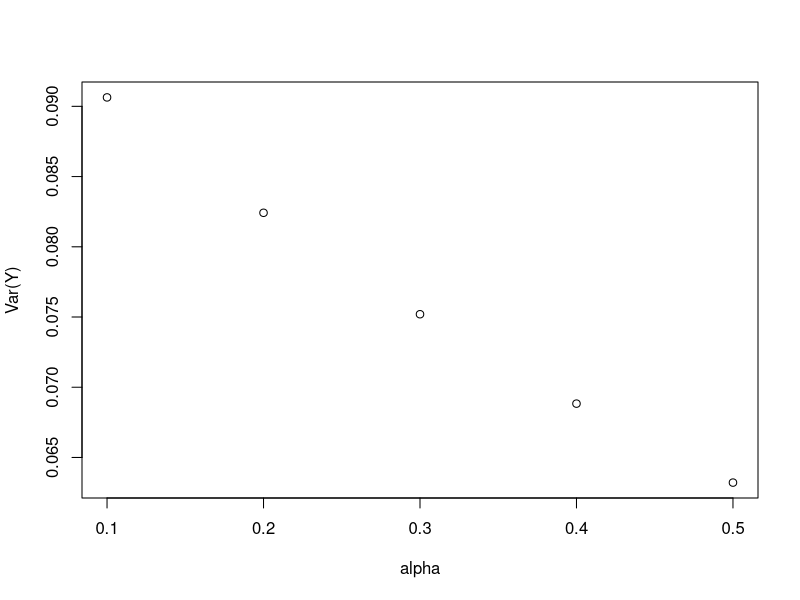
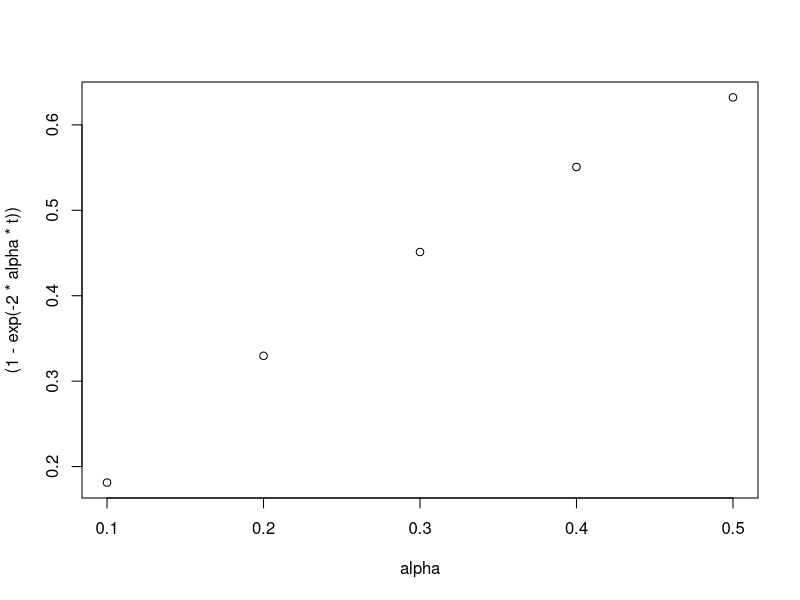

Write the R code that produced these figures, in order.
library(MASS) # Para a função mvrnorm

likelihood_ou_two_species <- function(x1, x2, t, s, sigma2, alpha, theta) {
  # Média esperada (assume atração para o valor ótimo theta)
  mean_vector <- c(theta, theta)
  
  # Calcula os elementos da matriz de covariância
  v <- (sigma2 / (2 * alpha)) * (1 - exp(-2 * alpha * t)) # Variância
  c <- (sigma2 / (2 * alpha)) * (1 - exp(-2 * alpha * s) * exp(-2 * alpha * (t-s) ))     # Covariância
  
  # Matriz de covariância
  cov_matrix <- matrix(c(v, c, 
                         c, v), 
                       nrow = 2, ncol = 2)
  
  # Vetor de traços observados
  traits <- c(x1, x2)
  
  # Calcula a log-verossimilhança
  lnL <- -dmvnorm(x = traits, 
                  mu = mean_vector, 
                  Sigma = cov_matrix, 
                  log = TRUE
                  )
  
  return(lnL)
}

t = 1
s = 0.5
sigma2 = c(0.1)
alpha = c(0.1, 0.2, 0.3, 0.4, 0.5)

plot(x = alpha,
     y = (sigma2 / (2 * alpha)) * (1 - exp(-2 * alpha * t)),
     ylab = "Var(Y)"
     )

plot(x = alpha,
     y = (1 - exp(-2 * alpha * t)),
     )

